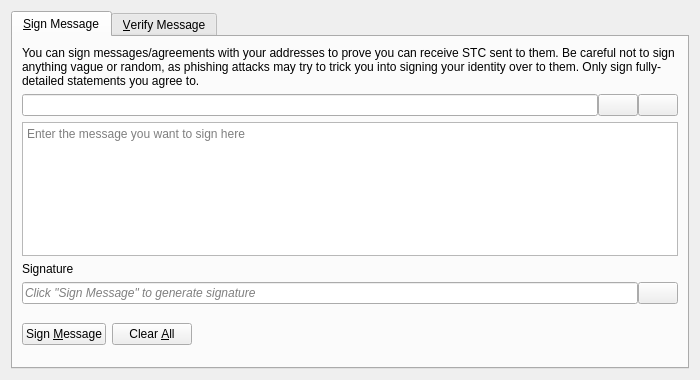
<?xml version="1.0" encoding="UTF-8"?>
<ui version="4.0">
 <class>SignVerifyMessageDialog</class>
 <widget class="QDialog" name="SignVerifyMessageDialog">
  <property name="geometry">
   <rect>
    <x>0</x>
    <y>0</y>
    <width>700</width>
    <height>380</height>
   </rect>
  </property>
  <property name="windowTitle">
   <string>Signatures - Sign / Verify a Message</string>
  </property>
  <property name="modal">
   <bool>true</bool>
  </property>
  <layout class="QVBoxLayout" name="verticalLayout">
   <item>
    <widget class="QTabWidget" name="tabWidget">
     <property name="currentIndex">
      <number>0</number>
     </property>
     <widget class="QWidget" name="tabSignMessage">
      <attribute name="title">
       <string>&amp;Sign Message</string>
      </attribute>
      <layout class="QVBoxLayout" name="verticalLayout_SM">
       <item>
        <widget class="QLabel" name="infoLabel_SM">
         <property name="text">
          <string>You can sign messages/agreements with your addresses to prove you can receive STC sent to them. Be careful not to sign anything vague or random, as phishing attacks may try to trick you into signing your identity over to them. Only sign fully-detailed statements you agree to.</string>
         </property>
         <property name="textFormat">
          <enum>Qt::PlainText</enum>
         </property>
         <property name="wordWrap">
          <bool>true</bool>
         </property>
        </widget>
       </item>
       <item>
        <layout class="QHBoxLayout" name="horizontalLayout_1_SM">
         <property name="spacing">
          <number>0</number>
         </property>
         <item>
          <widget class="QValidatedLineEdit" name="addressIn_SM">
           <property name="toolTip">
            <string>The SLiteCoin address to sign the message with</string>
           </property>
          </widget>
         </item>
         <item>
          <widget class="QPushButton" name="addressBookButton_SM">
           <property name="toolTip">
            <string>Choose previously used address</string>
           </property>
           <property name="text">
            <string/>
           </property>
           <property name="icon">
            <iconset resource="../bitcoin.qrc">
             <normaloff>:/icons/address-book</normaloff>:/icons/address-book</iconset>
           </property>
           <property name="shortcut">
            <string>Alt+A</string>
           </property>
           <property name="autoDefault">
            <bool>false</bool>
           </property>
          </widget>
         </item>
         <item>
          <widget class="QPushButton" name="pasteButton_SM">
           <property name="toolTip">
            <string>Paste address from clipboard</string>
           </property>
           <property name="text">
            <string/>
           </property>
           <property name="icon">
            <iconset resource="../bitcoin.qrc">
             <normaloff>:/icons/editpaste</normaloff>:/icons/editpaste</iconset>
           </property>
           <property name="shortcut">
            <string>Alt+P</string>
           </property>
           <property name="autoDefault">
            <bool>false</bool>
           </property>
          </widget>
         </item>
        </layout>
       </item>
       <item>
        <widget class="QPlainTextEdit" name="messageIn_SM">
         <property name="toolTip">
          <string>Enter the message you want to sign here</string>
         </property>
         <property name="placeholderText">
          <string>Enter the message you want to sign here</string>
         </property>
        </widget>
       </item>
       <item>
        <widget class="QLabel" name="signatureLabel_SM">
         <property name="text">
          <string>Signature</string>
         </property>
         <property name="textFormat">
          <enum>Qt::PlainText</enum>
         </property>
        </widget>
       </item>
       <item>
        <layout class="QHBoxLayout" name="horizontalLayout_2_SM">
         <property name="spacing">
          <number>0</number>
         </property>
         <item>
          <widget class="QLineEdit" name="signatureOut_SM">
           <property name="placeholderText">
            <string>Click "Sign Message" to generate signature</string>
           </property>
           <property name="font">
            <font>
             <italic>true</italic>
            </font>
           </property>
           <property name="readOnly">
            <bool>true</bool>
           </property>
          </widget>
         </item>
         <item>
          <widget class="QPushButton" name="copySignatureButton_SM">
           <property name="toolTip">
            <string>Copy the current signature to the system clipboard</string>
           </property>
           <property name="text">
            <string/>
           </property>
           <property name="icon">
            <iconset resource="../bitcoin.qrc">
             <normaloff>:/icons/editcopy</normaloff>:/icons/editcopy</iconset>
           </property>
           <property name="autoDefault">
            <bool>false</bool>
           </property>
          </widget>
         </item>
        </layout>
       </item>
       <item>
        <layout class="QHBoxLayout" name="horizontalLayout_3_SM">
         <item>
          <widget class="QPushButton" name="signMessageButton_SM">
           <property name="toolTip">
            <string>Sign the message to prove you own this SLiteCoin address</string>
           </property>
           <property name="text">
            <string>Sign &amp;Message</string>
           </property>
           <property name="icon">
            <iconset resource="../bitcoin.qrc">
             <normaloff>:/icons/edit</normaloff>:/icons/edit</iconset>
           </property>
           <property name="autoDefault">
            <bool>false</bool>
           </property>
          </widget>
         </item>
         <item>
          <widget class="QPushButton" name="clearButton_SM">
           <property name="toolTip">
            <string>Reset all sign message fields</string>
           </property>
           <property name="text">
            <string>Clear &amp;All</string>
           </property>
           <property name="icon">
            <iconset resource="../bitcoin.qrc">
             <normaloff>:/icons/remove</normaloff>:/icons/remove</iconset>
           </property>
           <property name="autoDefault">
            <bool>false</bool>
           </property>
          </widget>
         </item>
         <item>
          <spacer name="horizontalSpacer_1_SM">
           <property name="orientation">
            <enum>Qt::Horizontal</enum>
           </property>
           <property name="sizeHint" stdset="0">
            <size>
             <width>40</width>
             <height>48</height>
            </size>
           </property>
          </spacer>
         </item>
         <item>
          <widget class="QLabel" name="statusLabel_SM">
           <property name="font">
            <font>
             <weight>75</weight>
             <bold>true</bold>
            </font>
           </property>
           <property name="text">
            <string/>
           </property>
           <property name="wordWrap">
            <bool>true</bool>
           </property>
          </widget>
         </item>
         <item>
          <spacer name="horizontalSpacer_2_SM">
           <property name="orientation">
            <enum>Qt::Horizontal</enum>
           </property>
           <property name="sizeHint" stdset="0">
            <size>
             <width>40</width>
             <height>48</height>
            </size>
           </property>
          </spacer>
         </item>
        </layout>
       </item>
      </layout>
     </widget>
     <widget class="QWidget" name="tabVerifyMessage">
      <attribute name="title">
       <string>&amp;Verify Message</string>
      </attribute>
      <layout class="QVBoxLayout" name="verticalLayout_VM">
       <item>
        <widget class="QLabel" name="infoLabel_VM">
         <property name="text">
          <string>Enter the receiver's address, message (ensure you copy line breaks, spaces, tabs, etc. exactly) and signature below to verify the message. Be careful not to read more into the signature than what is in the signed message itself, to avoid being tricked by a man-in-the-middle attack. Note that this only proves the signing party receives with the address, it cannot prove sendership of any transaction!</string>
         </property>
         <property name="textFormat">
          <enum>Qt::PlainText</enum>
         </property>
         <property name="alignment">
          <set>Qt::AlignLeading|Qt::AlignLeft|Qt::AlignTop</set>
         </property>
         <property name="wordWrap">
          <bool>true</bool>
         </property>
        </widget>
       </item>
       <item>
        <layout class="QHBoxLayout" name="horizontalLayout_1_VM">
         <property name="spacing">
          <number>0</number>
         </property>
         <item>
          <widget class="QValidatedLineEdit" name="addressIn_VM">
           <property name="toolTip">
            <string>The SLiteCoin address the message was signed with</string>
           </property>
          </widget>
         </item>
         <item>
          <widget class="QPushButton" name="addressBookButton_VM">
           <property name="toolTip">
            <string>Choose previously used address</string>
           </property>
           <property name="text">
            <string/>
           </property>
           <property name="icon">
            <iconset resource="../bitcoin.qrc">
             <normaloff>:/icons/address-book</normaloff>:/icons/address-book</iconset>
           </property>
           <property name="shortcut">
            <string>Alt+A</string>
           </property>
           <property name="autoDefault">
            <bool>false</bool>
           </property>
          </widget>
         </item>
        </layout>
       </item>
       <item>
        <widget class="QPlainTextEdit" name="messageIn_VM">
          <property name="toolTip">
            <string>The signed message to verify</string>
          </property>
          <property name="placeholderText">
            <string>The signed message to verify</string>
          </property>
        </widget>
       </item>
       <item>
        <widget class="QValidatedLineEdit" name="signatureIn_VM">
          <property name="toolTip">
            <string>The signature given when the message was signed</string>
          </property>
          <property name="placeholderText">
            <string>The signature given when the message was signed</string>
          </property>
        </widget>
       </item>
       <item>
        <layout class="QHBoxLayout" name="horizontalLayout_2_VM">
         <item>
          <widget class="QPushButton" name="verifyMessageButton_VM">
           <property name="toolTip">
            <string>Verify the message to ensure it was signed with the specified SLiteCoin address</string>
           </property>
           <property name="text">
            <string>Verify &amp;Message</string>
           </property>
           <property name="icon">
            <iconset resource="../bitcoin.qrc">
             <normaloff>:/icons/transaction_0</normaloff>:/icons/transaction_0</iconset>
           </property>
           <property name="autoDefault">
            <bool>false</bool>
           </property>
          </widget>
         </item>
         <item>
          <widget class="QPushButton" name="clearButton_VM">
           <property name="toolTip">
            <string>Reset all verify message fields</string>
           </property>
           <property name="text">
            <string>Clear &amp;All</string>
           </property>
           <property name="icon">
            <iconset resource="../bitcoin.qrc">
             <normaloff>:/icons/remove</normaloff>:/icons/remove</iconset>
           </property>
           <property name="autoDefault">
            <bool>false</bool>
           </property>
          </widget>
         </item>
         <item>
          <spacer name="horizontalSpacer_1_VM">
           <property name="orientation">
            <enum>Qt::Horizontal</enum>
           </property>
           <property name="sizeHint" stdset="0">
            <size>
             <width>40</width>
             <height>48</height>
            </size>
           </property>
          </spacer>
         </item>
         <item>
          <widget class="QLabel" name="statusLabel_VM">
           <property name="font">
            <font>
             <weight>75</weight>
             <bold>true</bold>
            </font>
           </property>
           <property name="text">
            <string/>
           </property>
           <property name="wordWrap">
            <bool>true</bool>
           </property>
          </widget>
         </item>
         <item>
          <spacer name="horizontalSpacer_2_VM">
           <property name="orientation">
            <enum>Qt::Horizontal</enum>
           </property>
           <property name="sizeHint" stdset="0">
            <size>
             <width>40</width>
             <height>48</height>
            </size>
           </property>
          </spacer>
         </item>
        </layout>
       </item>
      </layout>
     </widget>
    </widget>
   </item>
  </layout>
 </widget>
 <customwidgets>
  <customwidget>
   <class>QValidatedLineEdit</class>
   <extends>QLineEdit</extends>
   <header>qt/qvalidatedlineedit.h</header>
  </customwidget>
 </customwidgets>
 <resources>
  <include location="../bitcoin.qrc"/>
 </resources>
 <connections/>
</ui>
